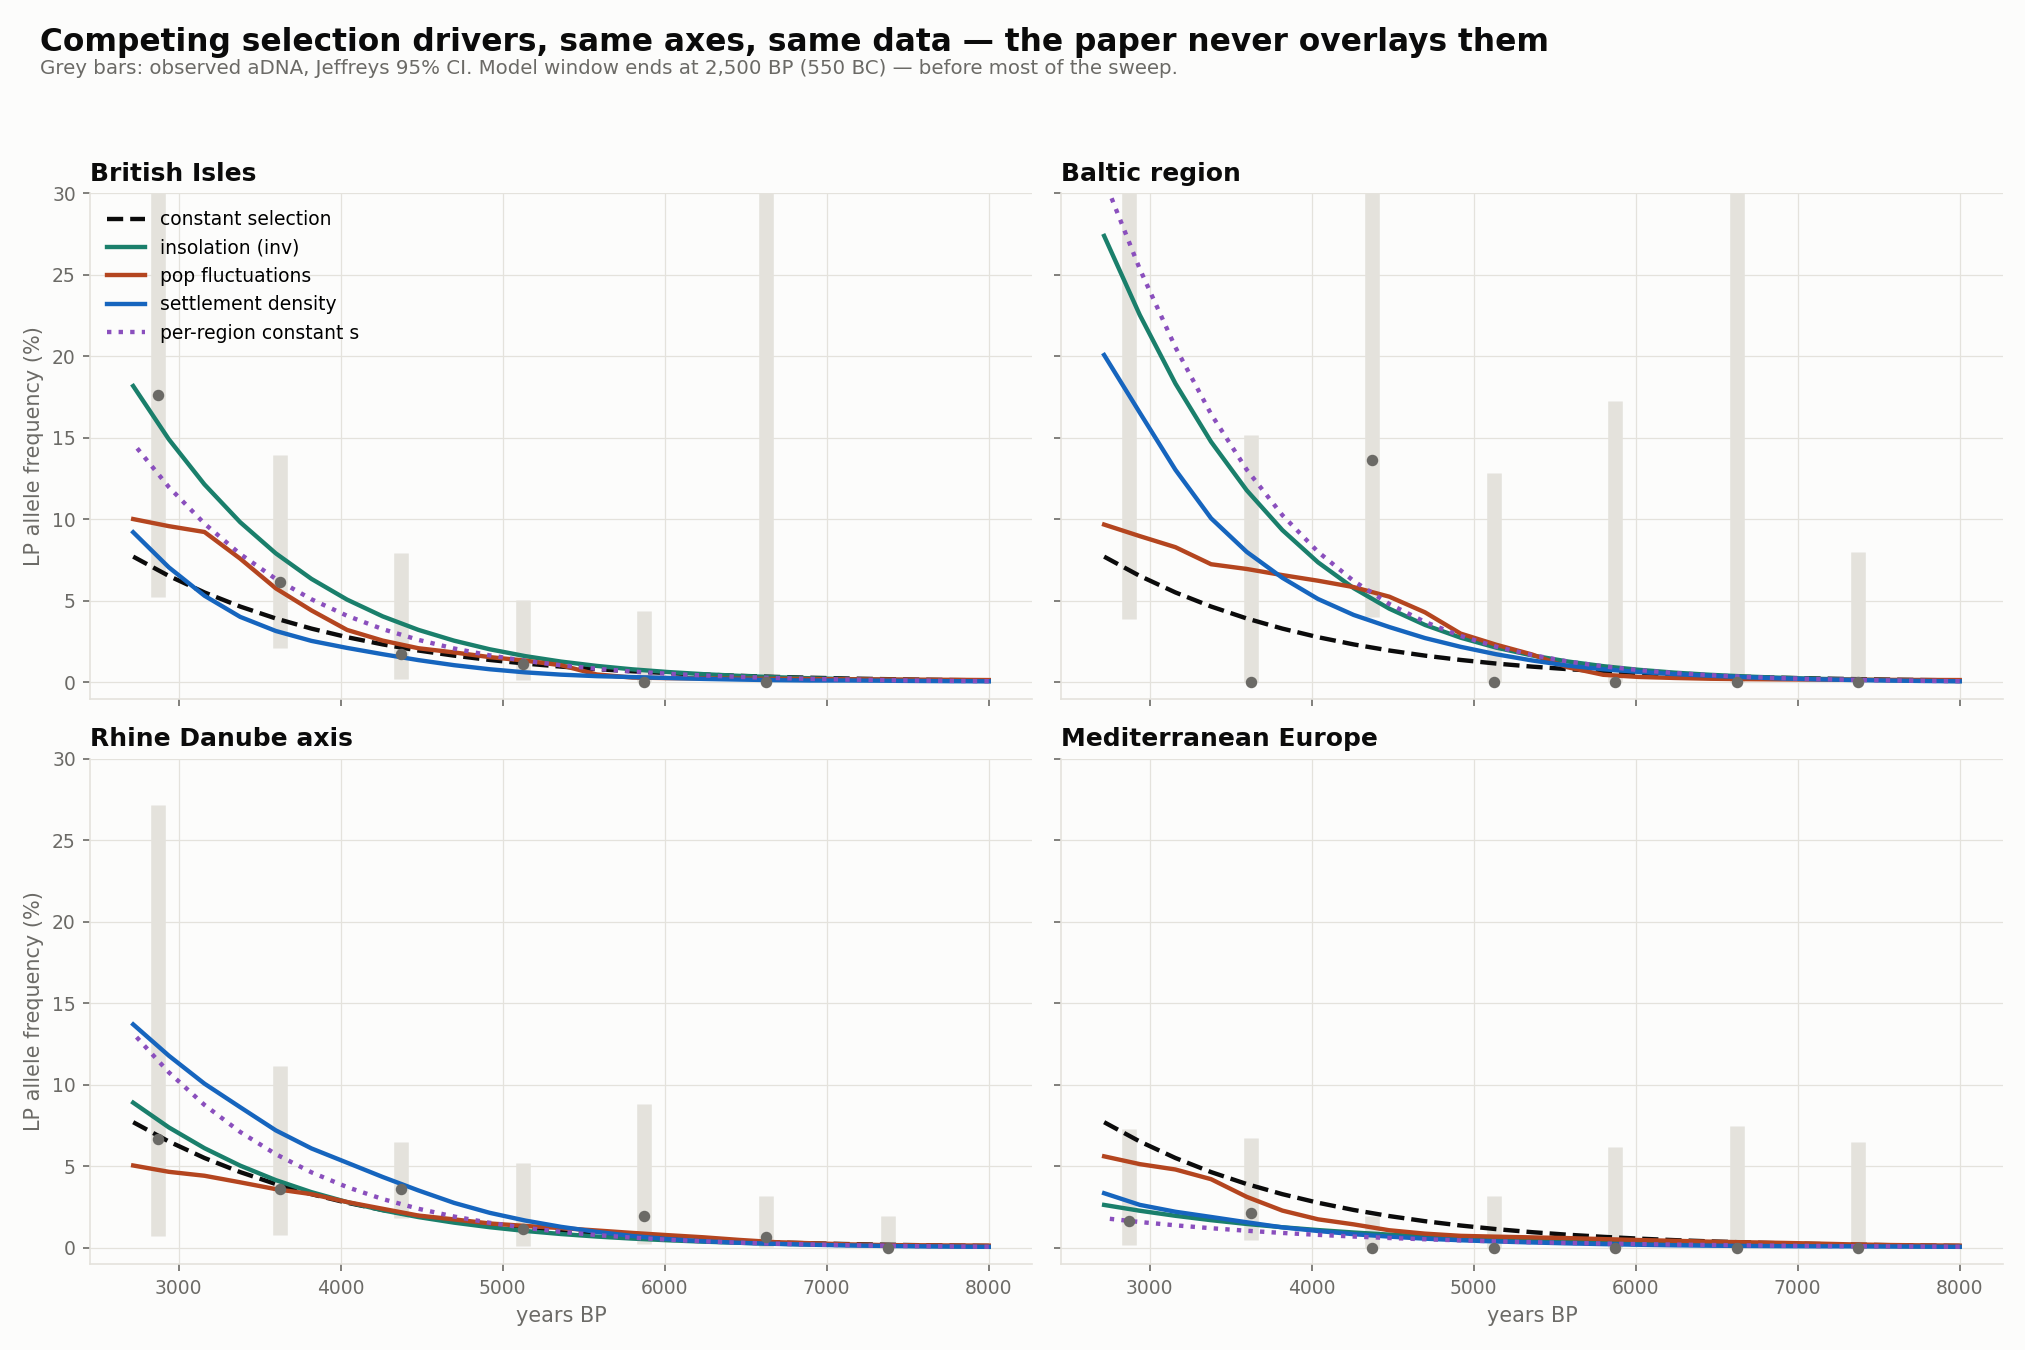

This figure's Python source:
"""
Re-run Evershed et al. 2022's selection-driver comparison from their own public data,
and add the baseline they never ran.

Their test: does letting selection strength follow an archaeological time series beat
a null of constant selection? They report the LP data being 689x / 284x / 34x more
probable under population fluctuations / settlement density / wild animals.

What they never show on shared axes: whether the winning models' PREDICTED CURVES are
actually distinguishable from each other, or from constant selection. And they never
fit the obvious intermediate — selection constant in time but DIFFERENT PER REGION —
which is what you'd expect to win if the signal is a spatial gradient rather than
episodic crises. Insolation is already a hint: their own file notes it is constant
through time, varying only between regions, and it still beats the null.

Model (their Methods, reimplemented):
    s(t) = b * m(t)^(1/a - 1)          a = 1 collapses to constant selection s = b
    y(t) = y0 / (y0 + (1-y0) e^(-s t)) additive fitness, 28-yr generations
    lnL  = sum_ancestral ln(1-y) + sum_derived ln(y), summed over the four regions
           with ONE shared parameter set

Data:
    aDNA        data/lactase/adna/AADRv44.all.mpileups.tsv   (local)
    proxies     github.com/AdrianTimpson/2020-03-03523A      (--repo, cloned)

Run:  python3 lactase-persistence/driver_comparison.py --repo /tmp/timpson
"""

import argparse
import csv
import os
import re
import sys

import matplotlib
import numpy as np

if not os.environ.get("DISPLAY") and sys.platform != "win32":
    matplotlib.use("Agg")
import matplotlib.pyplot as plt
from scipy.optimize import differential_evolution
from scipy.stats import beta, chi2

HERE = os.path.dirname(os.path.abspath(__file__))
ROOT = os.path.dirname(HERE)
ADNA_TSV = os.path.join(ROOT, "data", "lactase", "adna", "AADRv44.all.mpileups.tsv")
OUT_PNG = os.path.join(HERE, "driver_comparison.png")

REGIONS = ["British Isles", "Baltic region", "Rhine Danube axis", "Mediterranean Europe"]
GEN = 28.0
WIN_START_BP, WIN_END_BP = 8000.0, 2500.0

RAMP = ["#cde2fb", "#9ec5f4", "#6da7ec", "#3987e5", "#1665be", "#0b4587", "#05264e"]
INK, MUTED, SURFACE, GRID = "#0b0b0b", "#6b6a66", "#fcfcfb", "#e4e2dc"
ACCENT, ACCENT2 = "#b4451f", "#1a7f6b"


# ---------------------------------------------------------------- geometry
def parse_kml_polygons(path):
    """Map region name -> list of (lon, lat) rings. KML nests <name> then <coordinates>."""
    with open(path, encoding="utf-8") as fh:
        text = fh.read()
    polys = {}
    for block in re.split(r"<Placemark[^>]*>", text)[1:]:
        name_m = re.search(r"<name>([^<]*)</name>", block)
        coord_m = re.search(r"<coordinates>([^<]*)</coordinates>", block, re.S)
        if not name_m or not coord_m:
            continue
        name = name_m.group(1).strip()
        pts = []
        for tok in coord_m.group(1).split():
            parts = tok.split(",")
            if len(parts) >= 2:
                pts.append((float(parts[0]), float(parts[1])))
        if pts:
            polys.setdefault(name, []).append(pts)
    return polys


def point_in_ring(lon, lat, ring):
    """Standard ray-casting test."""
    inside = False
    n = len(ring)
    for i in range(n):
        x1, y1 = ring[i]
        x2, y2 = ring[(i + 1) % n]
        if (y1 > lat) != (y2 > lat):
            xin = (x2 - x1) * (lat - y1) / (y2 - y1) + x1
            if lon < xin:
                inside = not inside
    return inside


def assign_region(lon, lat, polys):
    for name in REGIONS:
        for ring in polys.get(name, []):
            if point_in_ring(lon, lat, ring):
                return name
    return None


# ---------------------------------------------------------------- data
def load_adna(polys):
    """region -> list of (date_bp, n_derived, n_total), restricted to the model window."""
    out = {r: [] for r in REGIONS}
    dropped_window = dropped_region = 0
    with open(ADNA_TSV, newline="", encoding="utf-8") as fh:
        for rec in csv.DictReader(fh, delimiter="\t"):
            gt = (rec.get("genotype") or "").strip()
            if gt not in ("GG", "GA", "AG", "AA", "G", "A"):
                continue
            try:
                d = float(rec["mean_date"])
                lat, lon = float(rec["lat"]), float(rec["long"])
            except (TypeError, ValueError):
                continue
            reg = assign_region(lon, lat, polys)
            if reg is None:
                dropped_region += 1
                continue
            if not (WIN_END_BP <= d <= WIN_START_BP):
                dropped_window += 1
                continue
            out[reg].append((d, gt.count("A"), len(gt)))
    return out, dropped_region, dropped_window


def load_proxy(repo, fname):
    path = os.path.join(repo, "ecological proxy variables", fname)
    rows = []
    with open(path, newline="", encoding="utf-8") as fh:
        for rec in csv.DictReader(fh):
            rows.append({
                "startBP": float(rec["startBP"]),
                "endBP": float(rec["endBP"]),
                **{r: float(rec[f"{r} MAP"]) for r in REGIONS},
            })
    rows.sort(key=lambda r: -r["startBP"])
    return rows


# ---------------------------------------------------------------- model
def logistic(y, s, gens):
    if y <= 0:
        return 0.0
    return y / (y + (1.0 - y) * np.exp(-s * gens))


def trajectory(y0, s_per_slice, slices):
    """Frequency at the START of each slice, walking forward from 8000 BP."""
    starts = np.empty(len(slices))
    y = y0
    for i, sl in enumerate(slices):
        starts[i] = y
        gens = (sl["startBP"] - sl["endBP"]) / GEN
        y = logistic(y, s_per_slice[i], gens)
    return starts, y


def freq_at(date_bp, starts, s_per_slice, slices):
    for i, sl in enumerate(slices):
        if sl["endBP"] <= date_bp <= sl["startBP"]:
            gens = (sl["startBP"] - date_bp) / GEN
            return logistic(starts[i], s_per_slice[i], gens)
    return starts[-1] if date_bp < slices[-1]["endBP"] else starts[0]


def selection_series(proxy_rows, region, a, b, invert):
    if proxy_rows is None:                       # constant model
        return np.full(len(SLICE_TEMPLATE), b)
    m = np.array([r[region] for r in proxy_rows])
    if invert:
        m = 1.0 - m
    expo = 1.0 / a - 1.0
    return b * np.power(np.clip(m, 0.0, 1.0), expo)


def neg_loglik(params, data, proxy_rows, invert, per_region_b):
    if per_region_b:
        y0, bs = params[0], params[1:]
    else:
        y0, a, b = params[0], params[1], params[2]
    total = 0.0
    for ri, region in enumerate(REGIONS):
        obs = data[region]
        if not obs:
            continue
        if per_region_b:
            s_series = np.full(len(SLICE_TEMPLATE), bs[ri])
        else:
            s_series = selection_series(proxy_rows, region, a, b, invert)
        starts, _ = trajectory(y0, s_series, SLICE_TEMPLATE)
        for date_bp, n_der, n_tot in obs:
            y = freq_at(date_bp, starts, s_series, SLICE_TEMPLATE)
            y = min(max(y, 1e-12), 1 - 1e-12)
            total += n_der * np.log(y) + (n_tot - n_der) * np.log(1.0 - y)
    return -total


def fit(data, proxy_rows, invert=False, per_region_b=False, seed=7):
    if per_region_b:
        bounds = [(1e-6, 0.1)] + [(0.0, 0.1)] * len(REGIONS)
    elif proxy_rows is None:
        bounds = [(1e-6, 0.1), (1.0, 1.0), (0.0, 0.1)]      # a pinned to 1
    else:
        bounds = [(1e-6, 0.1), (0.01, 1.0), (0.0, 0.1)]
    res = differential_evolution(
        neg_loglik, bounds, args=(data, proxy_rows, invert, per_region_b),
        seed=seed, tol=1e-10, maxiter=1200, popsize=25, polish=True,
    )
    return res.x, -res.fun


# ---------------------------------------------------------------- reporting
def jeffreys(d, n):
    return beta.ppf(0.025, d + 0.5, n - d + 0.5), beta.ppf(0.975, d + 0.5, n - d + 0.5)


def main():
    ap = argparse.ArgumentParser()
    ap.add_argument("--repo", default="/tmp/timpson")
    args = ap.parse_args()

    polys = parse_kml_polygons(os.path.join(args.repo, "polygons", "polygons.model.6.kml"))
    data, drop_reg, drop_win = load_adna(polys)

    global SLICE_TEMPLATE
    SLICE_TEMPLATE = load_proxy(args.repo, "milk proportion.csv")

    print(f"aDNA in window {WIN_START_BP:.0f}-{WIN_END_BP:.0f} BP, inside the four polygons:")
    grand_d = grand_n = 0
    for r in REGIONS:
        d = sum(x[1] for x in data[r])
        n = sum(x[2] for x in data[r])
        grand_d += d
        grand_n += n
        print(f"  {r:<24} {n:5d} alleles, {d:3d} derived ({100*d/n if n else 0:.1f}%)")
    print(f"  {'TOTAL':<24} {grand_n:5d} alleles, {grand_d:3d} derived")
    print(f"  (dropped: {drop_reg} outside polygons, {drop_win} outside time window)\n")

    proxies = [
        ("milk proportion",        "milk proportion.csv",           False),
        ("pop fluctuations",       "pop fluctuations stat.csv",     False),
        ("pop fluctuations (inv)", "pop fluctuations stat.csv",     True),
        ("settlement density",     "cluster stat.csv",              False),
        ("settlement density (inv)", "cluster stat.csv",            True),
        ("domestic animals",       "domestic animal proportion.csv", False),
        ("wild animals (inv dom)", "domestic animal proportion.csv", True),
        ("insolation",             "midday insolation.csv",         False),
        ("insolation (inv)",       "midday insolation.csv",         True),
    ]

    par0, ll0 = fit(data, None)
    print(f"NULL  constant selection: lnL = {ll0:.3f}   "
          f"y0 = {par0[0]:.5f}, s = {par0[2]*100:.3f}%/gen\n")

    results = []
    for label, fname, inv in proxies:
        rows = load_proxy(args.repo, fname)
        par, ll = fit(data, rows, invert=inv)
        d_ll = ll - ll0
        p = chi2.sf(2 * max(d_ll, 0.0), df=1)
        results.append((label, ll, d_ll, np.exp(d_ll), par, p, rows, inv))

    par_pr, ll_pr = fit(data, None, per_region_b=True)
    d_pr = ll_pr - ll0
    p_pr = chi2.sf(2 * max(d_pr, 0.0), df=len(REGIONS) - 1)

    print(f"{'model':<26}{'lnL':>10}{'d lnL':>9}{'lik ratio':>13}{'p':>11}")
    print("-" * 69)
    for label, ll, d_ll, lr, par, p, _, _ in sorted(results, key=lambda r: -r[1]):
        print(f"{label:<26}{ll:>10.3f}{d_ll:>9.3f}{lr:>13,.1f}{p:>11.2}")
    print("-" * 69)
    print(f"{'PER-REGION constant s':<26}{ll_pr:>10.3f}{d_pr:>9.3f}"
          f"{np.exp(d_pr):>13,.1f}{p_pr:>11.2}   <- never run in the paper")
    print(f"   per-region s: " + ", ".join(
        f"{r.split()[0]}={par_pr[1+i]*100:.2f}%" for i, r in enumerate(REGIONS)))

    # -------------------------------------------------- overlay figure
    by_label = {r[0]: r for r in results}
    # (label, params, proxy_rows, invert, colour, linestyle)
    show = [("constant selection", par0, None, False, INK, "--")]
    for lab, colour in [("insolation (inv)", ACCENT2),
                        ("pop fluctuations", ACCENT),
                        ("settlement density", RAMP[4])]:
        rec = by_label[lab]
        show.append((lab, rec[4], rec[6], rec[7], colour, "-"))
    show.append(("per-region constant s", par_pr, None, False, "#8a4fbd", ":"))

    fig, axes = plt.subplots(2, 2, figsize=(13.5, 9), sharex=True, sharey=True)
    fig.patch.set_facecolor(SURFACE)

    for ax, region in zip(axes.ravel(), REGIONS):
        # observed, binned
        obs = data[region]
        edges = np.arange(WIN_END_BP, WIN_START_BP + 1, 750.0)[::-1]
        for hi, lo in zip(edges[:-1], edges[1:]):
            d = sum(x[1] for x in obs if lo <= x[0] < hi)
            n = sum(x[2] for x in obs if lo <= x[0] < hi)
            if n == 0:
                continue
            mid = 0.5 * (lo + hi)
            c_lo, c_hi = jeffreys(d, n)
            ax.vlines(mid, c_lo * 100, c_hi * 100, color=GRID, lw=7)
            ax.plot(mid, 100 * d / n, "o", color=MUTED, ms=4.5, zorder=4)

        ri = REGIONS.index(region)
        for label, par, rows, inv, colour, ls in show:
            y0 = par[0]
            if label == "per-region constant s":
                series = np.full(len(SLICE_TEMPLATE), par[1 + ri])
            elif rows is None:
                series = np.full(len(SLICE_TEMPLATE), par[2])
            else:
                series = selection_series(rows, region, par[1], par[2], inv)
            starts, _ = trajectory(y0, series, SLICE_TEMPLATE)
            xs = np.array([sl["startBP"] for sl in SLICE_TEMPLATE])
            ax.plot(xs, starts * 100, color=colour, lw=2.1, ls=ls, label=label)

        ax.set_title(region, loc="left", fontsize=12, color=INK, fontweight="bold")
        ax.set_facecolor(SURFACE)
        ax.invert_xaxis()
        ax.set_ylim(-1, 30)
        ax.grid(True, color=GRID, lw=0.6)
        ax.set_axisbelow(True)
        for sp in ("top", "right"):
            ax.spines[sp].set_visible(False)
        for sp in ("left", "bottom"):
            ax.spines[sp].set_color(GRID)
        ax.tick_params(colors=MUTED, labelsize=9)

    axes[0][0].legend(frameon=False, fontsize=9, loc="upper left")
    for ax in axes[1]:
        ax.set_xlabel("years BP", fontsize=10, color=MUTED)
    for ax in axes[:, 0]:
        ax.set_ylabel("LP allele frequency (%)", fontsize=10, color=MUTED)

    fig.suptitle("Competing selection drivers, same axes, same data — "
                 "the paper never overlays them",
                 fontsize=15, color=INK, fontweight="bold", x=0.02, ha="left", y=0.98)
    fig.text(0.02, 0.945,
             "Grey bars: observed aDNA, Jeffreys 95% CI. Model window ends at 2,500 BP "
             "(550 BC) — before most of the sweep.",
             fontsize=9.5, color=MUTED, ha="left")
    fig.tight_layout(rect=(0, 0, 1, 0.935))
    fig.savefig(OUT_PNG, dpi=150, facecolor=SURFACE)
    print(f"\nwrote {OUT_PNG}")


if __name__ == "__main__":
    main()
